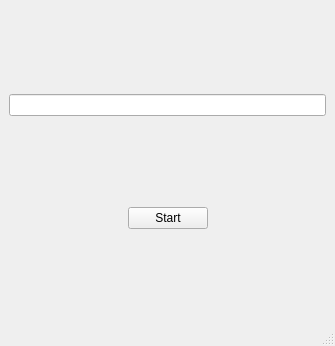
<?xml version="1.0" encoding="UTF-8"?>
<ui version="4.0">
 <class>apkfile</class>
 <widget class="QMainWindow" name="apkfile">
  <property name="geometry">
   <rect>
    <x>0</x>
    <y>0</y>
    <width>335</width>
    <height>346</height>
   </rect>
  </property>
  <property name="windowTitle">
   <string>MainWindow</string>
  </property>
  <widget class="QWidget" name="centralwidget">
   <layout class="QVBoxLayout" name="verticalLayout_2">
    <item>
     <layout class="QVBoxLayout" name="verticalLayout">
      <item>
       <widget class="QLineEdit" name="le_packageName"/>
      </item>
     </layout>
    </item>
    <item>
     <layout class="QHBoxLayout" name="horizontalLayout">
      <item>
       <spacer name="horizontalSpacer">
        <property name="orientation">
         <enum>Qt::Orientation::Horizontal</enum>
        </property>
        <property name="sizeHint" stdset="0">
         <size>
          <width>40</width>
          <height>20</height>
         </size>
        </property>
       </spacer>
      </item>
      <item>
       <widget class="QPushButton" name="pb_start">
        <property name="text">
         <string>Start</string>
        </property>
       </widget>
      </item>
      <item>
       <spacer name="horizontalSpacer_2">
        <property name="orientation">
         <enum>Qt::Orientation::Horizontal</enum>
        </property>
        <property name="sizeHint" stdset="0">
         <size>
          <width>40</width>
          <height>20</height>
         </size>
        </property>
       </spacer>
      </item>
     </layout>
    </item>
   </layout>
  </widget>
  <widget class="QMenuBar" name="menubar">
   <property name="geometry">
    <rect>
     <x>0</x>
     <y>0</y>
     <width>335</width>
     <height>25</height>
    </rect>
   </property>
  </widget>
  <widget class="QStatusBar" name="statusbar"/>
 </widget>
 <resources/>
 <connections/>
</ui>
